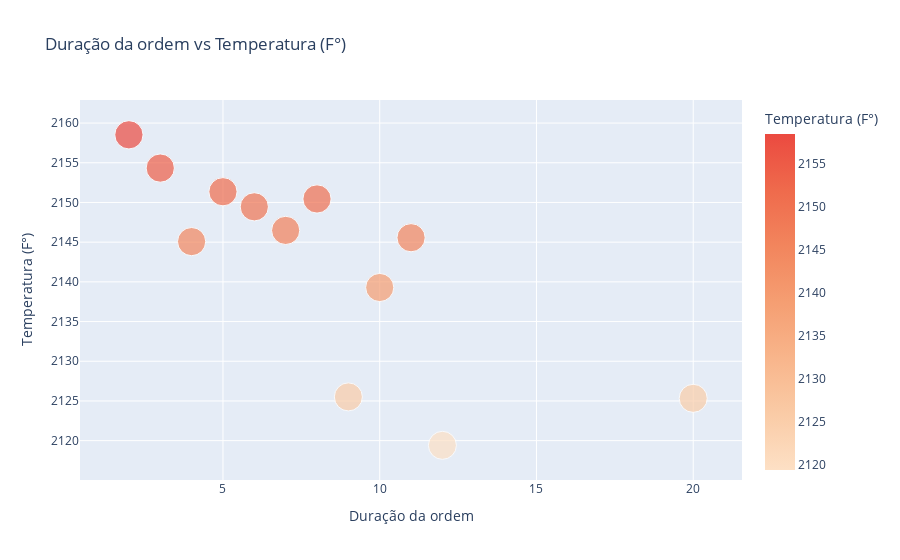
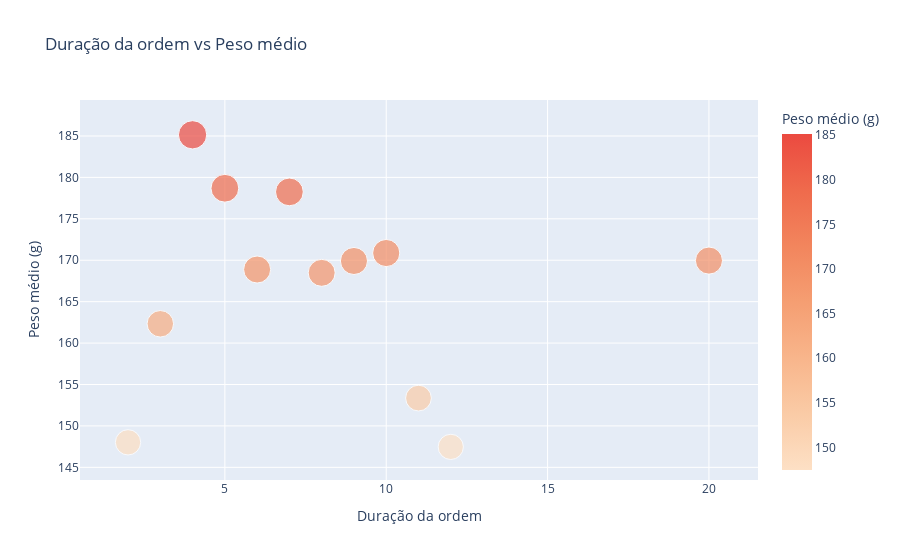
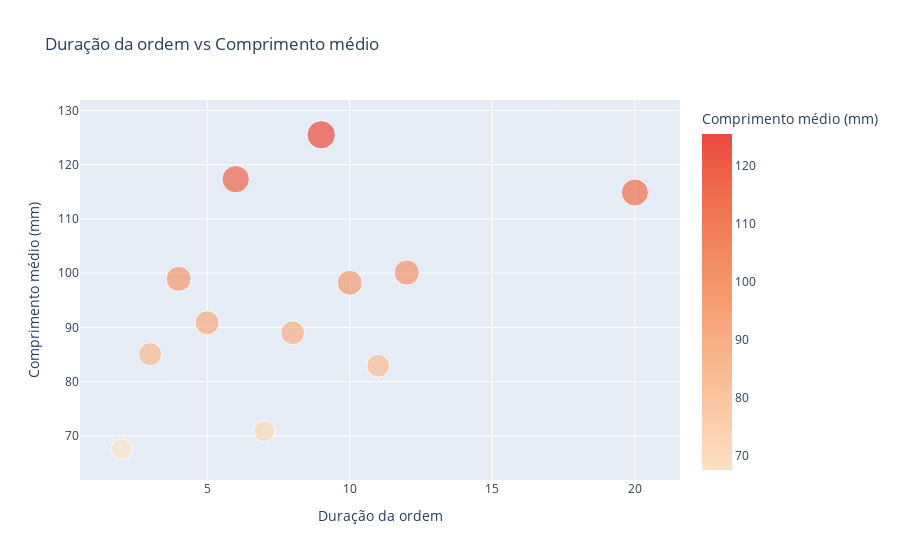
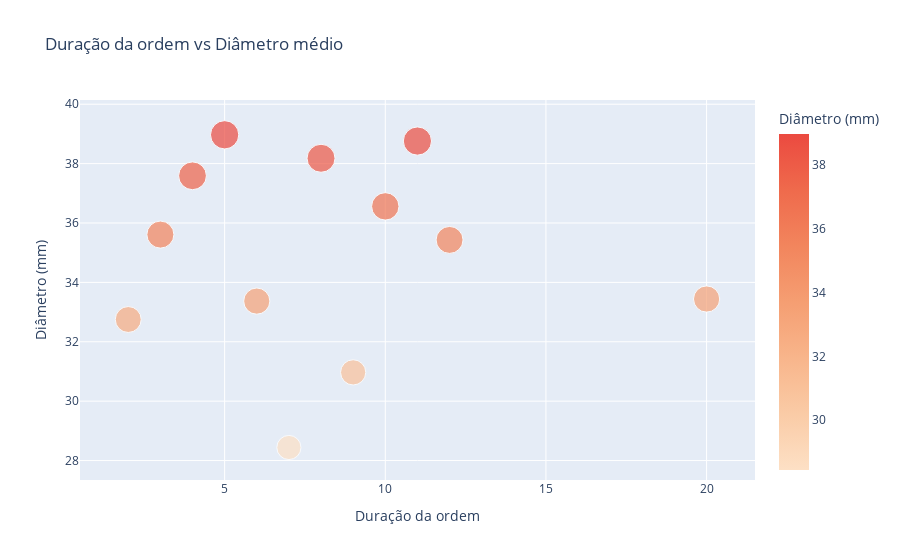

The notebook cell saved with these charts, in order:
### Markdown cell above
Visualização

### Code cell
fig1 = px.scatter(df_medidas_duracao, 
                  x='Duração da ordem', 
                  y='Temperatura (F°)', 
                  title='Duração da ordem vs Temperatura (F°)', 
                  color='Temperatura (F°)',  # Cor de acordo com a Temperatura
                  size='Temperatura (F°)',    # Tamanho de acordo com o Peso médio
                  color_continuous_scale='peach')  # Escala de cores personalizada
fig1.show()

fig2 = px.scatter(df_medidas_duracao, 
                  x='Duração da ordem', 
                  y='Peso médio (g)', 
                  title='Duração da ordem vs Peso médio', 
                  color='Peso médio (g)',  # Cor de acordo com a Temperatura
                  size='Peso médio (g)',    # Tamanho de acordo com o Peso médio
                  color_continuous_scale='peach')  # Escala de cores personalizada
fig2.show()

fig3 = px.scatter(df_medidas_duracao, 
                  x='Duração da ordem', 
                  y='Comprimento médio (mm)', 
                  title='Duração da ordem vs Comprimento médio', 
                  color='Comprimento médio (mm)',  # Cor de acordo com a Temperatura
                  size='Comprimento médio (mm)',    # Tamanho de acordo com o Peso médio
                  color_continuous_scale='peach')  # Escala de cores personalizada
fig3.show()

fig4 = px.scatter(df_medidas_duracao, 
                  x='Duração da ordem', 
                  y='Diâmetro (mm)', 
                  title='Duração da ordem vs Diâmetro médio', 
                  color='Diâmetro (mm)',  # Cor de acordo com a Temperatura
                  size='Diâmetro (mm)',    # Tamanho de acordo com o Peso médio
                  color_continuous_scale='peach') 

fig4.show()

fig5 = px.scatter(df_medidas_duracao, 
                  x='Duração da ordem', 
                  y='Área da gota (mm)', 
                  title='Duração da ordem vs Área da gota média', 
                  color='Área da gota (mm)',  # Cor de acordo com a Temperatura
                  size='Área da gota (mm)',    # Tamanho de acordo com o Peso médio
                  color_continuous_scale='peach')

fig5.show()

fig6 = px.scatter(df_medidas_duracao, 
                  x='Duração da ordem', 
                  y='Total de Frascos', 
                  title='Duração da ordem vs Total de Frascos produzidos', 
                  color='Total de Frascos',  # Cor de acordo com a Temperatura
                  size='Total de Frascos',    # Tamanho de acordo com o Peso médio
                  color_continuous_scale='peach')

fig6.show()

### Figure 1 — Plotly figure (JSON) as saved in the notebook; plotly's stock layout.template omitted (floating-point values rounded to 4 significant figures)
{"data": [{"hovertemplate": "Duração da ordem=%{x}<br>Temperatura (F°)=%{marker.color}<extra></extra>", "legendgroup": "", "marker": {"color": [2159.0, 2154.0, 2145.0, 2151.0, 2149.0, 2146.0, 2150.0, 2126.0, 2139.0, 2146.0, 2119.0, 2125.0], "coloraxis": "coloraxis", "size": [2159.0, 2154.0, 2145.0, 2151.0, 2149.0, 2146.0, 2150.0, 2126.0, 2139.0, 2146.0, 2119.0, 2125.0], "sizemode": "area", "sizeref": 5.396, "symbol": "circle"}, "mode": "markers", "name": "", "orientation": "v", "showlegend": false, "type": "scatter", "x": [2, 3, 4, 5, 6, 7, 8, 9, 10, 11, 12, 20], "xaxis": "x", "y": [2159.0, 2154.0, 2145.0, 2151.0, 2149.0, 2146.0, 2150.0, 2126.0, 2139.0, 2146.0, 2119.0, 2125.0], "yaxis": "y"}], "layout": {"coloraxis": {"colorbar": {"title": {"text": "Temperatura (F°)"}}, "colorscale": [[0, "rgb(253, 224, 197)"], [0.1667, "rgb(250, 203, 166)"], [0.3333, "rgb(248, 181, 139)"], [0.5, "rgb(245, 158, 114)"], [0.6667, "rgb(242, 133, 93)"], [0.8333, "rgb(239, 106, 76)"], [1, "rgb(235, 74, 64)"]]}, "legend": {"itemsizing": "constant", "tracegroupgap": 0}, "title": {"text": "Duração da ordem vs Temperatura (F°)"}, "xaxis": {"anchor": "y", "domain": [0, 1], "title": {"text": "Duração da ordem"}}, "yaxis": {"anchor": "x", "domain": [0, 1], "title": {"text": "Temperatura (F°)"}}}}

### Figure 2 — Plotly figure (JSON) as saved in the notebook; plotly's stock layout.template omitted (floating-point values rounded to 4 significant figures)
{"data": [{"hovertemplate": "Duração da ordem=%{x}<br>Peso médio (g)=%{marker.color}<extra></extra>", "legendgroup": "", "marker": {"color": [148.0, 162.3, 185.1, 178.7, 168.9, 178.2, 168.5, 169.9, 170.9, 153.4, 147.5, 170.0], "coloraxis": "coloraxis", "size": [148.0, 162.3, 185.1, 178.7, 168.9, 178.2, 168.5, 169.9, 170.9, 153.4, 147.5, 170.0], "sizemode": "area", "sizeref": 0.4628, "symbol": "circle"}, "mode": "markers", "name": "", "orientation": "v", "showlegend": false, "type": "scatter", "x": [2, 3, 4, 5, 6, 7, 8, 9, 10, 11, 12, 20], "xaxis": "x", "y": [148.0, 162.3, 185.1, 178.7, 168.9, 178.2, 168.5, 169.9, 170.9, 153.4, 147.5, 170.0], "yaxis": "y"}], "layout": {"coloraxis": {"colorbar": {"title": {"text": "Peso médio (g)"}}, "colorscale": [[0, "rgb(253, 224, 197)"], [0.1667, "rgb(250, 203, 166)"], [0.3333, "rgb(248, 181, 139)"], [0.5, "rgb(245, 158, 114)"], [0.6667, "rgb(242, 133, 93)"], [0.8333, "rgb(239, 106, 76)"], [1, "rgb(235, 74, 64)"]]}, "legend": {"itemsizing": "constant", "tracegroupgap": 0}, "title": {"text": "Duração da ordem vs Peso médio"}, "xaxis": {"anchor": "y", "domain": [0, 1], "title": {"text": "Duração da ordem"}}, "yaxis": {"anchor": "x", "domain": [0, 1], "title": {"text": "Peso médio (g)"}}}}

### Figure 3 — Plotly figure (JSON) as saved in the notebook; plotly's stock layout.template omitted (floating-point values rounded to 4 significant figures)
{"data": [{"hovertemplate": "Duração da ordem=%{x}<br>Comprimento médio (mm)=%{marker.color}<extra></extra>", "legendgroup": "", "marker": {"color": [67.5, 85.05, 98.96, 90.84, 117.3, 70.87, 89, 125.5, 98.23, 82.93, 100.1, 114.9], "coloraxis": "coloraxis", "size": [67.5, 85.05, 98.96, 90.84, 117.3, 70.87, 89, 125.5, 98.23, 82.93, 100.1, 114.9], "sizemode": "area", "sizeref": 0.3138, "symbol": "circle"}, "mode": "markers", "name": "", "orientation": "v", "showlegend": false, "type": "scatter", "x": [2, 3, 4, 5, 6, 7, 8, 9, 10, 11, 12, 20], "xaxis": "x", "y": [67.5, 85.05, 98.96, 90.84, 117.3, 70.87, 89, 125.5, 98.23, 82.93, 100.1, 114.9], "yaxis": "y"}], "layout": {"coloraxis": {"colorbar": {"title": {"text": "Comprimento médio (mm)"}}, "colorscale": [[0, "rgb(253, 224, 197)"], [0.1667, "rgb(250, 203, 166)"], [0.3333, "rgb(248, 181, 139)"], [0.5, "rgb(245, 158, 114)"], [0.6667, "rgb(242, 133, 93)"], [0.8333, "rgb(239, 106, 76)"], [1, "rgb(235, 74, 64)"]]}, "legend": {"itemsizing": "constant", "tracegroupgap": 0}, "title": {"text": "Duração da ordem vs Comprimento médio"}, "xaxis": {"anchor": "y", "domain": [0, 1], "title": {"text": "Duração da ordem"}}, "yaxis": {"anchor": "x", "domain": [0, 1], "title": {"text": "Comprimento médio (mm)"}}}}

### Figure 4 — Plotly figure (JSON) as saved in the notebook; plotly's stock layout.template omitted (floating-point values rounded to 4 significant figures)
{"data": [{"hovertemplate": "Duração da ordem=%{x}<br>Diâmetro (mm)=%{marker.color}<extra></extra>", "legendgroup": "", "marker": {"color": [32.75, 35.61, 37.59, 38.97, 33.37, 28.44, 38.18, 30.97, 36.56, 38.76, 35.43, 33.44], "coloraxis": "coloraxis", "size": [32.75, 35.61, 37.59, 38.97, 33.37, 28.44, 38.18, 30.97, 36.56, 38.76, 35.43, 33.44], "sizemode": "area", "sizeref": 0.09742, "symbol": "circle"}, "mode": "markers", "name": "", "orientation": "v", "showlegend": false, "type": "scatter", "x": [2, 3, 4, 5, 6, 7, 8, 9, 10, 11, 12, 20], "xaxis": "x", "y": [32.75, 35.61, 37.59, 38.97, 33.37, 28.44, 38.18, 30.97, 36.56, 38.76, 35.43, 33.44], "yaxis": "y"}], "layout": {"coloraxis": {"colorbar": {"title": {"text": "Diâmetro (mm)"}}, "colorscale": [[0, "rgb(253, 224, 197)"], [0.1667, "rgb(250, 203, 166)"], [0.3333, "rgb(248, 181, 139)"], [0.5, "rgb(245, 158, 114)"], [0.6667, "rgb(242, 133, 93)"], [0.8333, "rgb(239, 106, 76)"], [1, "rgb(235, 74, 64)"]]}, "legend": {"itemsizing": "constant", "tracegroupgap": 0}, "title": {"text": "Duração da ordem vs Diâmetro médio"}, "xaxis": {"anchor": "y", "domain": [0, 1], "title": {"text": "Duração da ordem"}}, "yaxis": {"anchor": "x", "domain": [0, 1], "title": {"text": "Diâmetro (mm)"}}}}
